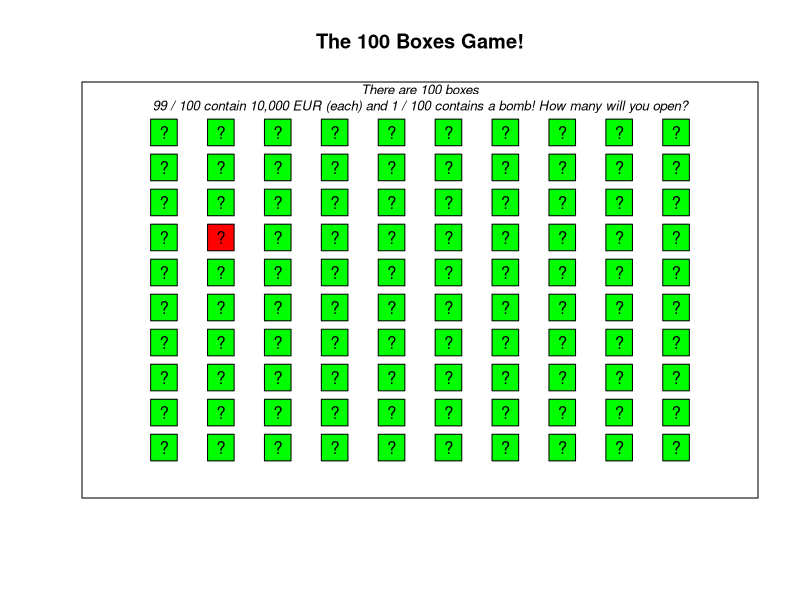

The R script that drew this image:
## ---- chunk 1
knitr::opts_chunk$set(fig.width=12, fig.height=8,
                      echo=TRUE, warning=FALSE, message=FALSE)
## ---- chunk 2
id <- c(1, 2, 3, 4, 5, 6, 7, 8, 9, 10, 11, 12)
## ---- chunk 3
id <- 1:12
## ---- chunk 4
id <- seq(from = 1, to = 12, by = 1)

# or

id <- seq(from = 1, to = 12, length.out = 12)
## ---- chunk 5
before <- c(45, 49, 40, 48, 44, 70, 90, 75, 80, 65, 80, 52)
## ---- chunk 6
after <- c(43, 50, 61, 44, 45, 20, 85, 65, 72, 65, 70, 75)
## ---- chunk 7
age <- c(20, 19, 22, 20, 27, 22, 22, 20, 25, 22, 24, 22)
## ---- chunk 8
sex <- rep(c("male", "female"), times = 6)

# or

sex <- rep(c("male", "female"), length.out = 12)

sex
## ---- chunk 9
eye_color <- rep(c("blue", "brown"), each = 2, times = 3)

# or

eye_color <- rep(c("blue", "brown"), each = 2, length.out = 12)

eye_color
## ---- chunk 10
age_months <- age * 12

age_months
## ---- chunk 11
before <- before + 1

after <- after - 1
## ---- chunk 12
change <- after - before

change
## ---- chunk 13
average <- (before + after) / 2

average
## ---- chunk 14
length(id)
length(before)
length(after)
length(age)
length(sex)
length(eye_color)
## ---- chunk 15
age_sd <- sd(age)

age_sd
## ---- chunk 16
age_median <- median(age)

age_median
## ---- chunk 17
table(sex)
## ---- chunk 18
table(sex) / sum(table(sex))
## ---- chunk 19
#mean(sex)

# Returns an error because sex is not a numeric vector!
## ---- chunk 20
before_mean <- mean(before)

before_mean
## ---- chunk 21
after_mean <- mean(after)

after_mean
## ---- chunk 22
after_mean - before_mean

mean(after - before)
## ---- chunk 23
before_z <- (before - mean(before)) / sd(before)

before_z
## ---- chunk 24
after_z <- (after - mean(after)) / sd(after)

after_z
## ---- chunk 25
max(before)

max(before_z)
## ---- chunk 26
min(after)

min(after_z)
## ---- chunk 27
# The mean should be 0, the sd should be 1

mean(before_z)
sd(before_z)

mean(after_z)
sd(after_z)


# The standard deviations are exactly 1 while the means are so small they are almost 0. The reason they aren't exactly 0 is for technical reasons: our computers can't calculate numbers with infinite precision, so numbers that "should" be 0 sometimes will just be very, very, very small.
## ---- chunk 28
samp_10 <- rnorm(n = 10, mean = 100, sd = 10)

# Note: Due to random sampling, your results will not be identical to mine!
samp_10
## ---- chunk 29

samp_1000 <- rnorm(n = 1000, mean = 100, sd = 10)


# Note: Due to random sampling, your results will not be identical to mine!
samp_1000
## ---- chunk 30
# The means "should" be 100 and the standard deviations "should" be 10.
# Because the sample size for samp_1000 is larger, I have more confident that the mean and standard deviation
#  will be closer to my expectation than samp_100
## ---- chunk 31
# Note: Due to random sampling, your results will not be identical to mine!
mean(samp_10)
sd(samp_10)

mean(samp_1000)
sd(samp_1000)
## ---- chunk 32
# Note: Due to random sampling, your results will not be identical to mine!
sample(x = c("H", "T"), size = 100, replace = TRUE)
## ---- chunk 33
# Note: Due to random sampling, your results will not be identical to mine!
sample(x = c("H", "T"), size = 100, replace = TRUE, prob = c(.8, .2))
## ---- chunk 34
# Plot of the Boxes Game

# Plotting space
plot(1, 
     xlim = c(0, 11), 
     ylim = c(0, 11),
     xlab = "", ylab = "", main = "The 100 Boxes Game!", 
     type = "n", xaxt = "n", yaxt = "n")

text(x = 5.5,
     y = 11, 
     labels = "There are 100 boxes\n99 / 100 contain 10,000 EUR (each) and 1 / 100 contains a bomb! How many will you open?", 
     font = 3,    # Italic font
     cex = .8)    # Slightly smaller font size

# Boxes
points(x = rep(1:10, times = 10), 
       y = rep(1:10, each = 10), 
       pch = 22, 
       cex = 4, 
       bg = sample(c(rep("green", 99), "red")))

# Labels
points(x = rep(1:10, times = 10), 
       y = rep(1:10, each = 10), 
       pch = "?")
## ---- chunk 35
# This vector represents the room of 100 boxes
room_100 <- c(rep(10, 99), -Inf)
## ---- chunk 36
open <- 0  # How many do you want to open?
## ---- chunk 37
# Run this chunk to create the function
boxes_game <- function(open, 
                       room) {
  
# Outcome if no boxes are opened
  
if(open == 0) {
  
  print("You didn't open any boxes! You earned nothing but are still alive")}

# If at least 1 box is opened...
  
if(open > 0) {
  
  # Calculate the result
  result <- sample(x = room,
                   size = open)

# If -Inf (the bomb) is in the result...
if(-Inf %in% result) {
  
  print(paste("You're dead!!! You opened ", open, 
              " boxes and got the bomb!!!", sep = ""))}

# If -Inf (the bomb) is NOT in the result...
if((-Inf %in% result) == FALSE) {
  
  print(paste("Congratulations!!! You opened ", open, 
              " boxes and earned ", sum(result), 
              " Thousand Euros! Don't you want to play again? :)", sep = ""))}
}
  
}
